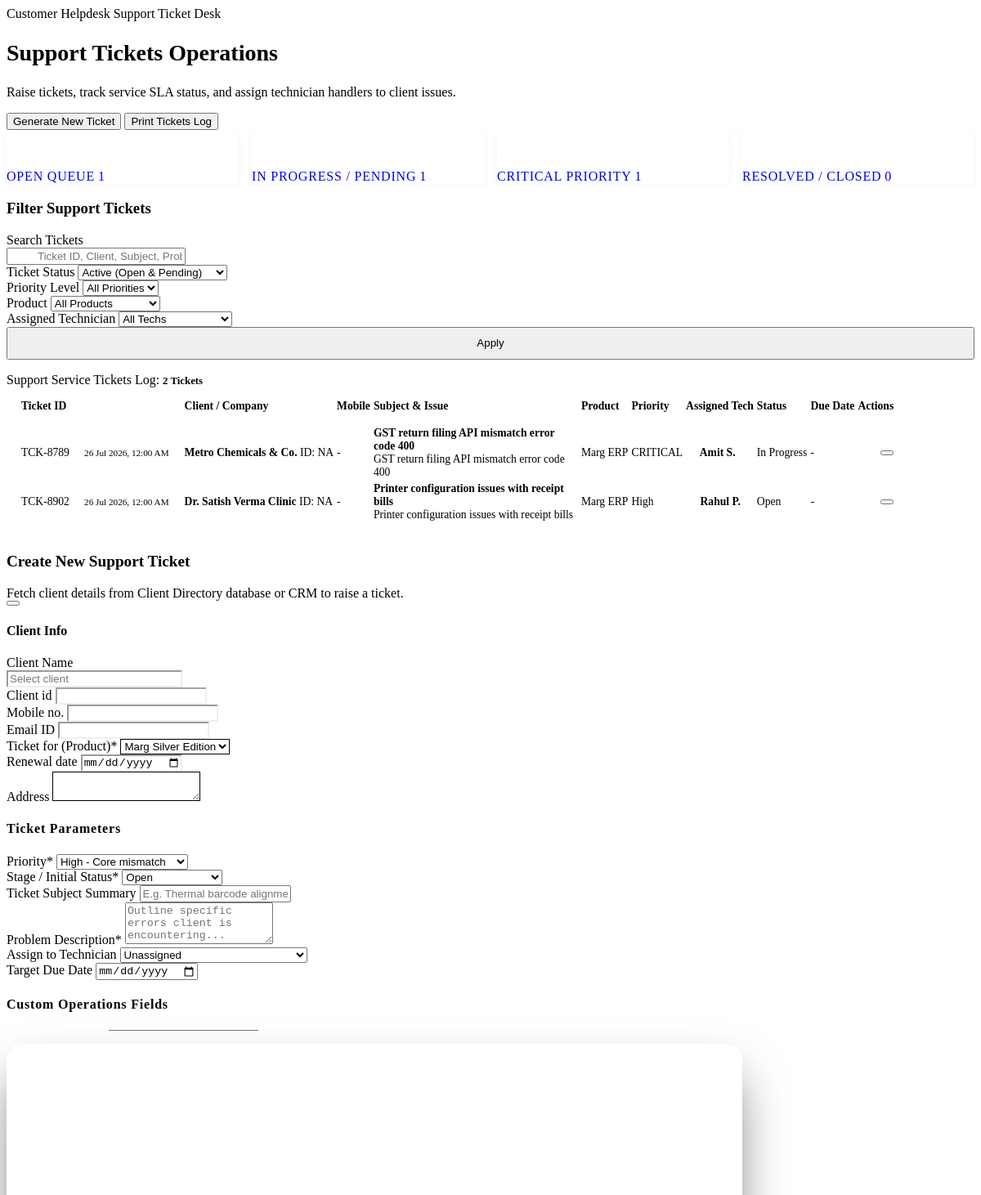
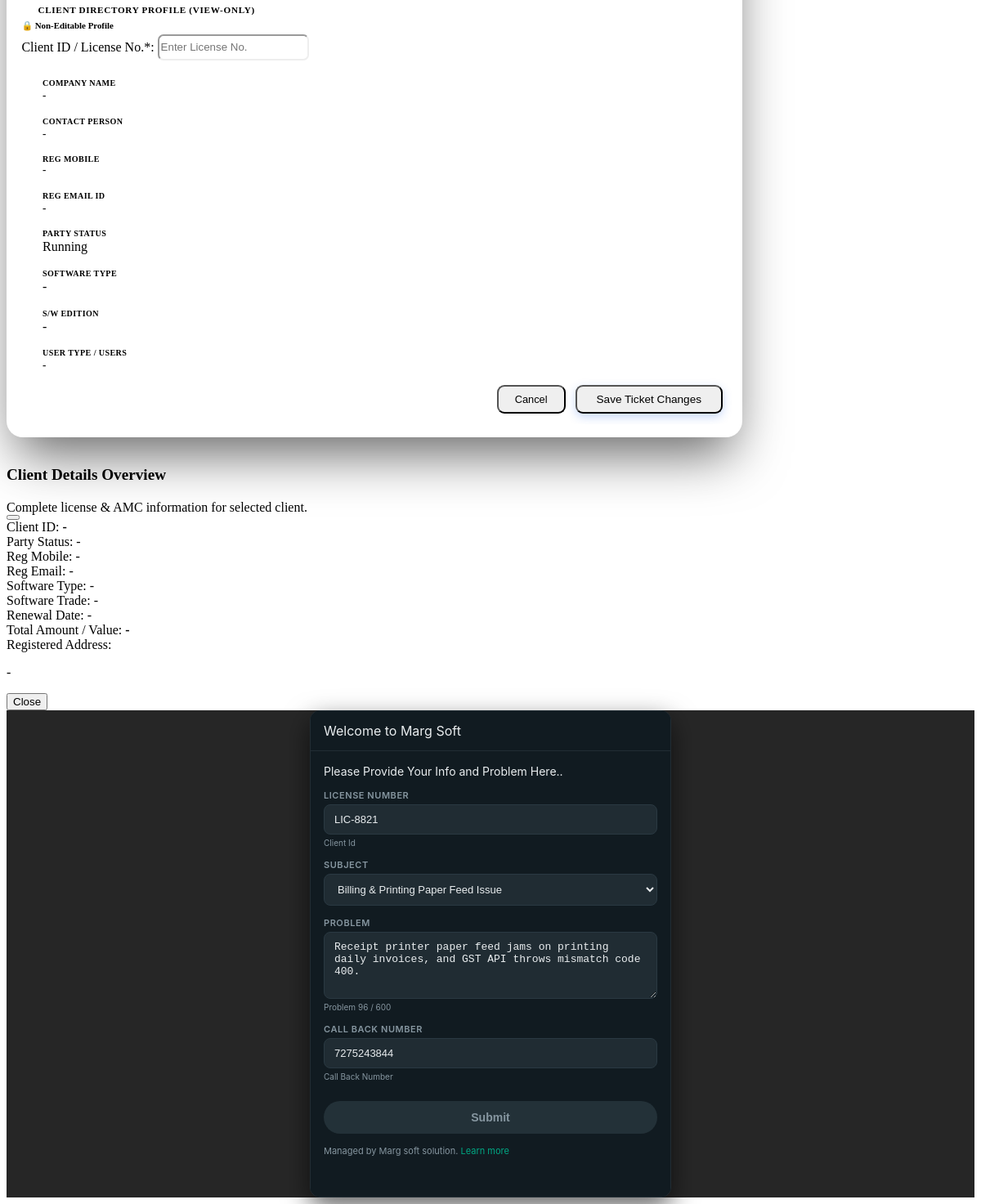
The page /modules/support.php on the database its author committed (2 pictures, top to bottom).
### tables this page shows
CREATE TABLE IF NOT EXISTS support_tickets (
    id VARCHAR(20) PRIMARY KEY,  
    customer_name VARCHAR(100) NOT NULL,
    subject VARCHAR(255) NOT NULL,
    priority VARCHAR(20) NOT NULL,  
    status VARCHAR(20) DEFAULT 'open',  
    date_created TIMESTAMP DEFAULT CURRENT_TIMESTAMP,
    assigned_to VARCHAR(100) NOT NULL,
    lead_id VARCHAR(50) NULL,
    phone VARCHAR(50) NULL,
    email VARCHAR(100) NULL,
    product VARCHAR(255) NULL,
    renewal_date DATE NULL,
    address TEXT NULL,
    problem TEXT NULL,
    due_date DATE NULL,
    callback_number VARCHAR(50) NULL,
    custom_fields TEXT NULL
);

### modules/support.php (the view, shortened to what the rows shown need)
<?php
require_once __DIR__ . '/../includes/db.php';
$canEdit = hasAccess('support_edit', $_SESSION['user_role']);
$user_role = $_SESSION['user_role'] ?? 'Sales Executive';
$user_name = $_SESSION['user_name'] ?? '';
$is_admin = ($user_role === 'Admin' || $user_role === 'Super Admin');
$status_filter = trim($_GET['status'] ?? '');
$where_conditions = [];
$query_params = [];
if (!empty($status_filter)) {
    $stVal = strtolower($status_filter);
    if ($stVal === 'all') {
    } elseif ($stVal === 'resolved' || $stVal === 'closed') {
        $where_conditions[] = "LOWER(status) IN ('resolved', 'closed')";
    } elseif ($stVal === 'pending' || $stVal === 'in_progress') {
        $where_conditions[] = "LOWER(status) IN ('in_progress', 'pending')";
    } else {
        $where_conditions[] = "LOWER(status) = ?";
        $query_params[] = $stVal;
    }
} else {
    $where_conditions[] = "LOWER(status) NOT IN ('resolved', 'closed')";
}
$where_sql = !empty($where_conditions) ? "WHERE " . implode(" AND ", $where_conditions) : "";
$tickets = [];
if ($db_connected && $pdo) {
    try {
        $stmt = $pdo->prepare("SELECT * FROM support_tickets {$where_sql} ORDER BY date_created DESC");
        $stmt->execute($query_params);
        $tickets = $stmt->fetchAll(PDO::FETCH_ASSOC);
    } catch (PDOException $e) {
        $tickets = [];
    }
}
?>
<div class="support-container" style="max-width: 1400px; margin: 0 auto;">
    <div class="flex justify-between align-center mb-6 flex-wrap gap-4">
        <div>
            <h2 style="font-family: var(--font-heading); font-size: 1.75rem; font-weight: 800; color: var(--text-main);" class="m-0">
                Support Tickets Operations
            </h2>
        </div>
    </div>
    <div class="card p-0" style="border: 1px solid var(--border-color); background-color: var(--bg-card); border-radius: var(--border-radius-lg); overflow: hidden;">
        <div class="table-responsive">
            <table class="table" style="font-size: 0.85rem;">
                <thead>
                    <tr style="text-align: left; background-color: var(--bg-app);">
                        <th style="padding: 0.85rem 1rem;">Ticket ID</th>
                        <th>Client / Company</th>
                        <th>Mobile</th>
                        <th>Subject & Issue</th>
                        <th>Product</th>
                        <th>Priority</th>
                        <th>Assigned Tech</th>
                        <th>Status</th>
                        <th>Due Date</th>
                        <th style="text-align: right; padding-right: 1.25rem;">Actions</th>
                    </tr>
                </thead>
                <tbody>
                    <?php if (empty($tickets)): ?>
                        <tr>
                            <td colspan="10" class="text-center text-muted py-8">
                                <i data-lucide="inbox" style="width: 40px; height: 40px; margin: 0 auto 0.75rem auto; color: var(--text-muted);"></i>
                                <p class="text-sm font-semibold mb-1">No support tickets found matching your query.</p>
                            </td>
                        </tr>
                    <?php else: ?>
                        <?php foreach ($tickets as $t):
                            $tJson = htmlspecialchars(json_encode($t), ENT_QUOTES, 'UTF-8');
                        ?>
                            <tr>
                                <td style="padding: 0.85rem 1rem;">
                                    <span class="font-bold text-primary font-mono text-xs block"><?php echo htmlspecialchars($t['id']); ?></span>
                                    <span class="text-xs text-muted font-mono block mt-1" style="font-size: 0.7rem;" title="Ticket Creation Date">
                                        <i data-lucide="calendar" style="width: 10px; height: 10px; display: inline-block; vertical-align: middle; margin-right: 2px;"></i>
                                        <?php echo !empty($t['date_created']) ? date('d M Y, h:i A', strtotime($t['date_created'])) : date('d M Y'); ?>
                                    </span>
                                </td>
                                <td>
                                    <strong class="text-main block text-sm"><?php echo htmlspecialchars($t['customer_name']); ?></strong>
                                    <span class="text-xs text-muted font-mono">ID: <?php echo htmlspecialchars($t['lead_id'] ?? 'NA'); ?></span>
                                </td>
                                <td>
                                    <?php
                                        $phoneNum = trim($t['phone'] ?? $t['callback_number'] ?? '');
                                    ?>
                                    <div class="flex align-center gap-1.5">
                                        <span class="font-mono text-xs text-main font-semibold"><?php echo htmlspecialchars($phoneNum ?: '-'); ?></span>
                                    </div>
                                </td>
                                <td style="max-width: 250px;">
                                    <strong class="text-xs text-main block"><?php echo htmlspecialchars(!empty($t['problem']) ? $t['problem'] : ($t['subject'] ?? 'Technical Support')); ?></strong>
                                    <span class="text-xs text-muted" style="display: -webkit-box; -webkit-line-clamp: 2; -webkit-box-orient: vertical; overflow: hidden;">
                                        <?php echo htmlspecialchars(!empty($t['resolution']) ? ('Solution: ' . $t['resolution']) : ($t['subject'] ?? '')); ?>
                                    </span>
                                </td>
                                <td><span class="badge text-xs" style="--badge-bg: var(--accent-light); --badge-color: var(--accent);"><?php echo htmlspecialchars($t['product'] ?? 'Marg ERP'); ?></span></td>
                                <td>
                                    <?php
                                        $p = strtolower($t['priority']);
                                        if ($p === 'critical') echo '<span class="badge badge-danger text-xs font-bold">CRITICAL</span>';
                                        elseif ($p === 'high') echo '<span class="badge text-xs" style="--badge-bg: var(--warning-light); --badge-color: var(--warning);">High</span>';
                                        else echo '<span class="badge text-xs text-muted">' . ucfirst($p) . '</span>';
                                    ?>
                                </td>
                                <td>
                                    <span class="badge text-xs" style="--badge-bg: rgba(59, 130, 246, 0.15); --badge-color: #3b82f6; font-weight: 700;">
                                        <i data-lucide="user-check" style="width: 11px; height: 11px; display: inline-block; vertical-align: middle; margin-right: 3px;"></i>
                                        <?php echo htmlspecialchars(!empty($t['assigned_to']) ? $t['assigned_to'] : 'Unassigned'); ?>
                                    </span>
                                </td>
                                <td>
                                    <?php
                                        $s = strtolower($t['status']);
                                        if ($s === 'resolved') echo '<span class="badge badge-success text-xs">Resolved</span>';
                                        elseif ($s === 'in_progress') echo '<span class="badge text-xs" style="--badge-bg: var(--warning-light); --badge-color: var(--warning);">In Progress</span>';
                                        else echo '<span class="badge text-xs text-primary">Open</span>';
                                    ?>
                                </td>
                                <td class="font-mono text-xs text-muted"><?php echo htmlspecialchars($t['due_date'] ?? '-'); ?></td>
                                <td style="text-align: right; padding-right: 1.25rem;">
                                    <div class="flex align-center justify-end gap-1">
                                        <?php
                                            $tAssigned = strtolower(trim($t['assigned_to'] ?? ''));
                                            $currUser = strtolower(trim($user_name ?? ''));
                                            $isAssignedToMe = !empty($tAssigned) && $tAssigned !== 'unassigned' && ($tAssigned === $currUser);
                                            $canUserEditThisTicket = $is_admin || $isAssignedToMe || ($canEdit && (empty($tAssigned) || $tAssigned === 'unassigned'));
                                        ?>
                                        <?php if ($canUserEditThisTicket): ?>
                                            <button type="button" class="btn-icon" title="Edit / Update Ticket" onclick='openEditTicketModal(<?php echo $tJson; ?>)'>
                                            </button>
                                        <?php else: ?>
                                            <span class="text-xs text-muted" title="Locked: Assigned to another technician"><i data-lucide="lock" style="width: 14px; height: 14px; opacity: 0.5;"></i></span>
                                        <?php endif; ?>
                                    </div>
                                </td>
                            </tr>
                        <?php endforeach; ?>
                    <?php endif; ?>
                </tbody>
            </table>
        </div>
    </div>
</div>

### rows shown on the page
support_tickets: id "TCK-8789", date_created "26 Jul 2026, 12:00 AM", customer_name "Metro Chemicals & Co.", lead "NA", phone+callback_number "-", subject "GST return filing API mismatch error code 400", product "Marg ERP", priority "CRITICAL", assigned_to "Amit S.", status "In Progress", due_date "-"
support_tickets: id "TCK-8902", date_created "26 Jul 2026, 12:00 AM", customer_name "Dr. Satish Verma Clinic", lead "NA", phone+callback_number "-", subject "Printer configuration issues with receipt bills", product "Marg ERP", priority "High", assigned_to "Rahul P.", status "Open", due_date "-"

### other values the page prints
$openCount "1"
$inProgressCount "1"
$criticalCount "1"
$resolvedCount "0"
count($tickets) "2"
